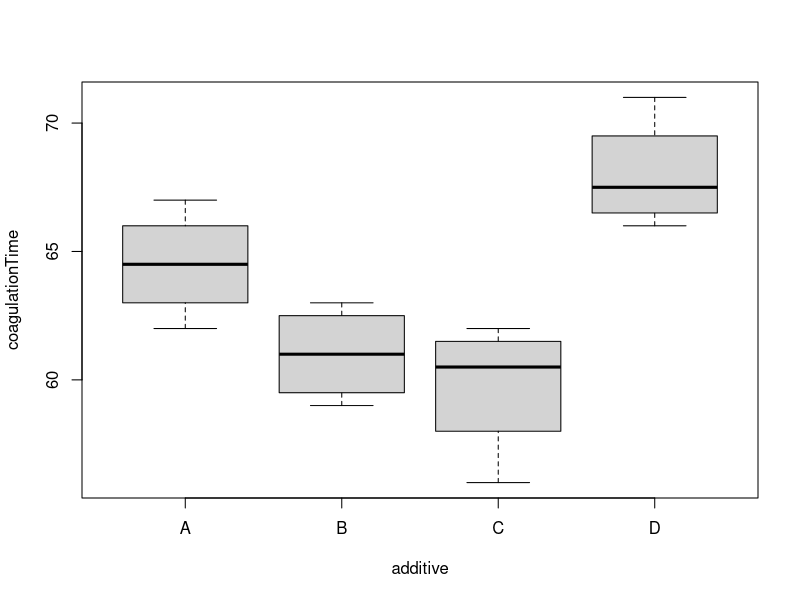

This figure's R source:
###
## Blood
################################

## To perform our analysis, we need to load these packages.

library("emmeans") # Provides: emmeans, test, contrast
library("multcomp") # Provides: cld
library("dplyr") # Provides: summarise

# data

time <- c (62, 67, 65, 64,
             62, 60, 63, 59,
             56, 62, 60, 61, 
             68, 66, 71, 67) 

factors <- factor ( c( rep("A", times=4), rep("B", times=4), 
                       rep("C", times=4), rep("D", times=4))  )

bloodData <- data.frame (additive = factors,
                         coagulationTime = time)

write.table(bloodData, "bloodData.csv") # variable name, "filename"

# boxplot

boxplot( coagulationTime ~ additive,
         range = 0,
         data = bloodData)

# descriptive statistics

bloodData %>% group_by(additive) %>%
  summarise( n= n(), mean= mean(coagulationTime), var= var(coagulationTime),
             min = min(coagulationTime), max= max(coagulationTime))

# ANOVA
attach(bloodData)

model1 <- aov ( coagulationTime ~ additive )

summary (model1)

# means and standard errors

emm.f <- emmeans( model1, ~ additive)

emm.f

summary( model1) [[1]] [2,3]

# Dunnett test

levels( bloodData $additive)

test( contrast( emm.f, "trt.vs.ctrl", ref=4), 
      side = "<",
      adjust = "mvt")

# Orthogonal contrast
C1 <- list( "A vs D" = c(1, 0, 0, -1),
            "B vs D" = c(0, 1, 0, -1),
            "C vs D" = c(0, 0, 1, -1) )
C1

str(C1)

# adjustment
levels( bloodData $additive)

test( contrast( emm.f, C1,
                adjust = "hochberg") )

      
